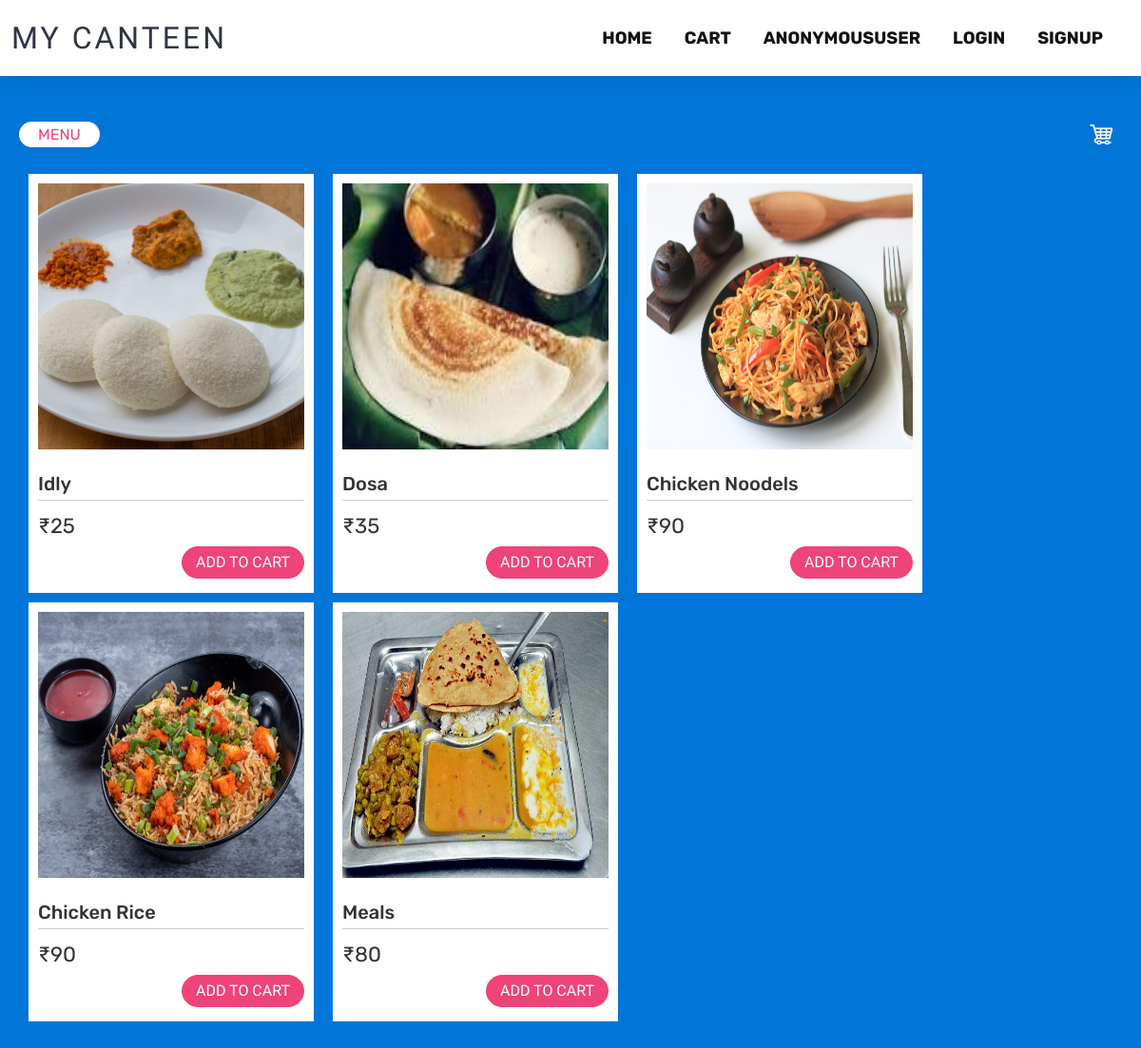
The page / on the database its author committed.
### orders/models.py (models this page shows, shortened)
class Food(models.Model):
    name = models.CharField(max_length = 100)
    price = models.IntegerField()
    image = models.ImageField(upload_to='images')

### orders/views.py (the view)
# urls.py: path('', HomeView.as_view(), name = "home"),
class HomeView(ListView):
    model = Food
    queryset = Food.objects.all().values("name", "price")
    context_object_name = "food"
    template_name = "addtocart.html"
    def get_context_data(self, **kwargs):
        context = super(HomeView, self).get_context_data(**kwargs)
        now = datetime.now()
        hour = now.hour
        if hour>=14:
            context = super().get_context_data(**kwargs)
            return context
        else:
            qs = Food.objects.all()
            context['food'] = qs
            return context

### templates/addtocart.html (shortened to what this page needs)
{% extends 'base.html'%} {% load static %} {% block content %}
<div class="row">
    <div class="col-sm-12">
        <div class="cart">
            <div class="wrapper">
                <h1>Menu</h1>
                {% if user.is_authenticated %}
                <a href="{% url 'order-summary' %}"> <span><i class="shopping-cart"></i></span></a>
                {% else %}
                <a href="{% url 'login' %}"> <span><i class="shopping-cart"></i></span></a>
                {% endif%}
                <div class="items">
                    {% for food in food %}
                    <div class="item">
                        {% if food.image.url %}
                        <img src="{{food.image.url}}" alt="" />
                        <br>
                        <h2>{{food.name}}{{now}}</h2>
                        <p>&#8377;{{food.price}}
                        </p>
                        {% if user.is_authenticated %}
                        <a href="{% url 'add-to-cart' food.pk %}"> <button class="add-to-cart" type="button">Add to cart</button>
                        </a>
                        {% else %}
                        <a href="{% url 'login' %}"> <button class="add-to-cart" type="button">Add to cart</button>
                        </a>
                        {% endif%} {% endif %}
                    </div>
                    {% endfor %}
                </div>
            </div>
        </div>
    </div>
</div>
{% endblock %}

### static/custom.css (style rules this page uses)
:root { --color-black: #000000; --color-white: #ffffff; --color-border: #ffffff34; --font-staat: 'Staatliches', cursive; --font-os: 'Oswald', sans-serif; --font-ram: 'Rambla', sans-serif; --primary-color: #4458dc; --border-color: #141313; --box-shadow: 0px 10px 30px rgba(57, 56, 61, 0.205); }
* { margin: 0; padding: 0; list-style: none; text-decoration: none; font-family: 'Rubik', sans-serif; box-sizing: border-box; overflow-x: hidden; }
body { background: #0275d8; }
.cart { font: normal 13px/1.5; font-family: 'Roboto Condensed', sans-serif; color: #333; }
.cart .wrapper { margin: 20px auto; padding: 20px; }
.cart h1 { display: inline-block; background-color: #fff; color: #ef4478; font-size: 16px; font-weight: normal; text-transform: uppercase; padding: 4px 20px; float: left; border-radius: 50px; }
.cart .items { display: block; margin: 20px 0; }
.cart .item { background-color: #fff; float: left; margin: 0 10px 10px 10px; padding: 10px; width: 300px; }
.cart .item img { display: block; margin: auto; max-width: 280px; max-height: 280px; min-width: 280px; min-height: 280px; }
.cart h2 { font-size: 20px; display: block; border-bottom: 1px solid #ccc; margin: 0 0 10px 0; padding: 0 0 5px 0; }
.cart button { border: 1px solid #ef4478; padding: 4px 14px; background-color: #ef4478; color: #fff; text-transform: uppercase; float: right; margin: 5px 0; font-weight: 400; cursor: pointer; font-family: 'Roboto Condensed', sans-serif; border-radius: 50px; }
.cart span { float: right; }
.cart p { font-size: 22px; }
.cart .shopping-cart { display: inline-block; background: url(/static/images/cart.png) no-repeat 0 0; width: 24px; height: 24px; margin: 0 10px 0 0; }

### rows shown on the page
Food: image (picture), name "Idly", price "25"
Food: image (picture), name "Dosa", price "35"
Food: image (picture), name "Chicken Noodels", price "90"
Food: image (picture), name "Chicken Rice", price "90"
Food: image (picture), name "Meals", price "80"

### other values the page prints
{{ request.user }} "ANONYMOUSUSER"
